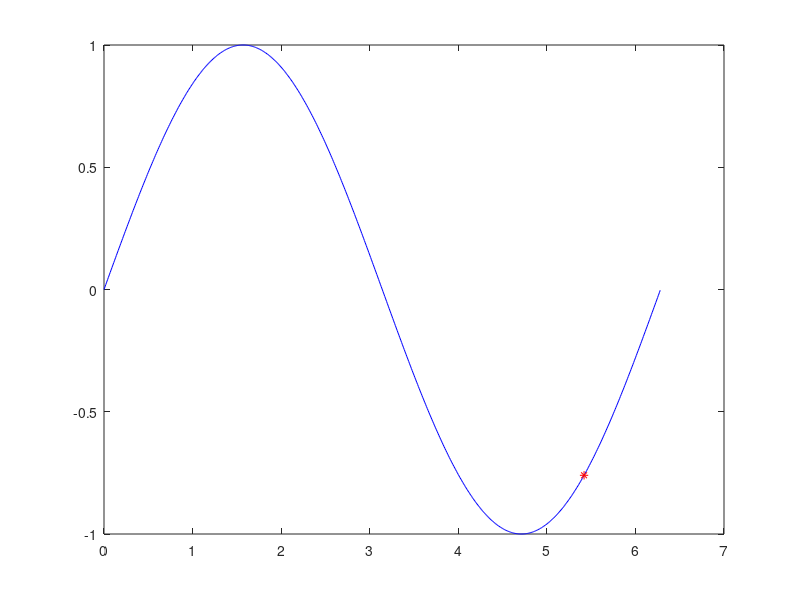

This figure's MATLAB source:
tstart = tic;
tcurrent = toc(tstart);

s = 0:0.01:2*pi;
x = 0;
y = sin(x);

axis([0 2*pi -1.5 1.5]);

while tcurrent < 6*pi
    cla
	tcurrent = toc(tstart);
    x = x + 0.005;
    
    if x >= 2*pi
        x = 0;
    end
    
    y = sin(s);
    
    plot(s, y, 'b');
    drawnow
    
    y = sin(x);
    
    axis manual
    hold on
    plot(x,y,'r:*'); %xlim([0 2*pi]); ylim([-1.5 1.5])
        
	drawnow
    hold on
end
